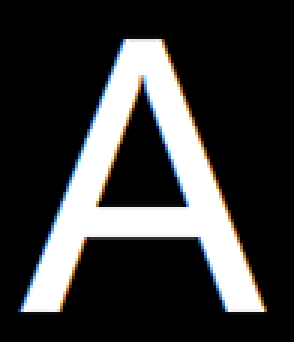
//> input picture Opencv_task41-60/photo/a5.png, 98 x 114 px (shown 3 times larger)
$ ./057二值图像分析_点多边形测试   (built with g++ and OpenCV 4)
//> lines starting //> are read from the running program, lines starting //| are printed output that depends on the picture; after the words box and inside, x2 and y2 are one past the last pixel; in counts of white or black regions, pixels touching at a corner belong together
#include <opencv2/opencv.hpp>
#include <iostream>

using namespace cv;
using namespace std;

int main(int argc, const char *argv[])
{
	Mat src = imread("photo/a5.png");
//> src is the input picture: 114 rows x 98 cols, CV_8UC3; mean B, G, R 56.8, 56.7, 56.8
	if (src.empty()) {
		printf("could not load image...\n");
		return -1;
	}
	namedWindow("input", WINDOW_AUTOSIZE);
	imshow("input", src);

	// 二值化
	Mat dst, gray, binary;
	cvtColor(src, gray, COLOR_BGR2GRAY);
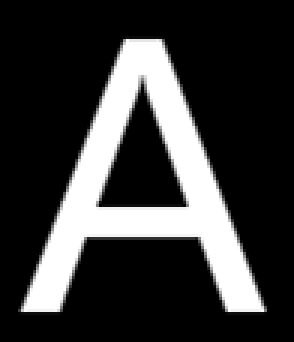
//> gray: 114 rows x 98 cols, CV_8UC1 (shown 3 times larger); min 0, max 255, mean 56.8
	threshold(gray, binary, 0, 255, THRESH_BINARY | THRESH_OTSU);
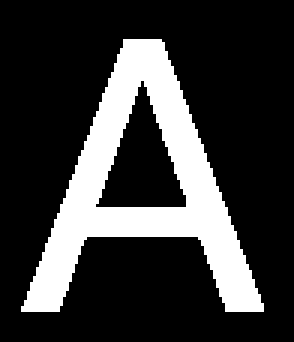
//> binary: 114 rows x 98 cols, CV_8UC1 (shown 3 times larger); 22.2% white; 1 white region

	// 轮廓发现与绘制
	vector<vector<Point>> contours;
	vector<Vec4i> hierarchy;
	findContours(binary, contours, hierarchy, RETR_EXTERNAL, CHAIN_APPROX_SIMPLE, Point());
//> contours = 1 contour; box (x1, y1, x2, y2) and area: (7, 13, 88, 104) 2973
	int h = src.rows;
//> h = 114
	int w = src.cols;
//> w = 98
	Mat image = Mat::zeros(src.size(), CV_32FC3);
	for (int row = 0; row < h; row++) {
		for (int col = 0; col < w; col++) {
			double dist = pointPolygonTest(contours[0], Point(col, row), true);
			if (dist == 0) {
				image.at<Vec3f>(row, col) = Vec3f(255, 255, 255);
			}
			if (dist > 0) {
				image.at<Vec3f>(row, col) = Vec3f(255 - dist, 0, 0);
			}
			if (dist < 0) {
				image.at<Vec3f>(row, col) = Vec3f(0, 0, 255 + dist);
			}

		}
	}
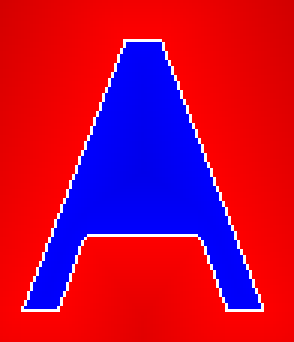
//> image: 114 rows x 98 cols, CV_32FC3 (shown 3 times larger); mean B, G, R 69.7, 6.9, 180.4
	convertScaleAbs(image, image);
//> image: 114 rows x 98 cols, CV_8UC3
	image.convertTo(image, CV_8UC3);
	imshow("points", image);

	waitKey(0);
	return 0;
}

$ run again, with Opencv_task41-60/photo/abc.png copied over Opencv_task41-60/photo/a5.png
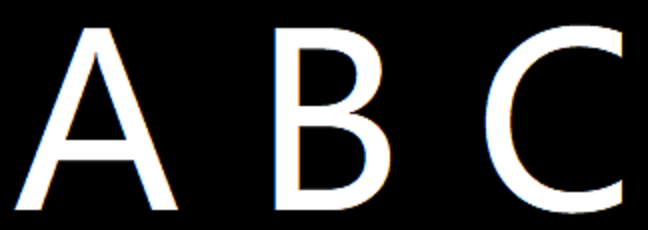
//> input picture Opencv_task41-60/photo/abc.png, 648 x 230 px
//> src is the input picture: 230 rows x 648 cols, CV_8UC3; mean B, G, R 50.8, 50.8, 50.8
//> `threshold(gray, binary, 0, 255, THRESH_BINARY | THRESH_OTSU);`:
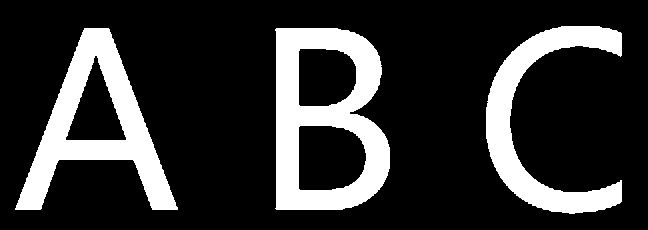
//> binary: 230 rows x 648 cols, CV_8UC1; 19.8% white; 3 white regions
//> contours = 3 contours; box (x1, y1, x2, y2) and area: (275, 28, 390, 210) 17978, (15, 28, 178, 210) 12214, (486, 26, 622, 214) 7685
//> after the loop `for (int row = 0; row < h; row++)`:
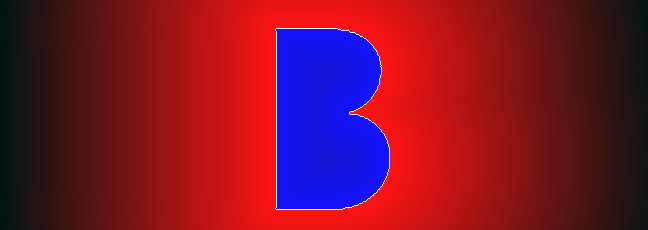
//> image: 230 rows x 648 cols, CV_32FC3; mean B, G, R 29, 0.9, 110.5; drawn with min black and max white
